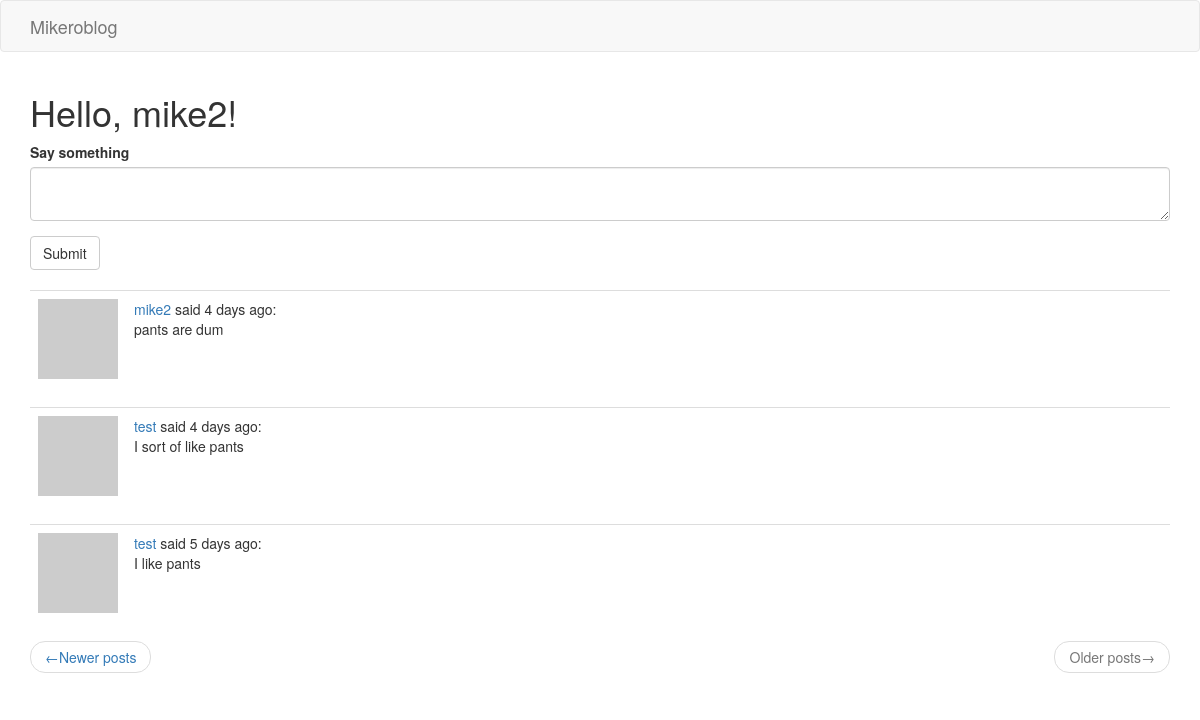
The app's page /index?page=2 (signed in) with its own data.
### app/models.py (models this page shows, shortened)
class User(UserMixin, db.Model):
    id = db.Column(db.Integer, primary_key=True)
    username = db.Column(db.String(64), index=True, unique=True)
    email = db.Column(db.String(120), index=True, unique=True)
    password_hash = db.Column(db.String(128))
    posts = db.relationship('Post', backref='author', lazy='dynamic')
    about_me = db.Column(db.String(140))
    last_seen = db.Column(db.DateTime, default=datetime.utcnow)
    followed = db.relationship(
        'User',
        secondary=followers,
        primaryjoin=(followers.c.follower_id == id),
        secondaryjoin=(followers.c.followed_id == id),
        backref=db.backref('followers', lazy='dynamic'),
        lazy='dynamic'
    )
    def avatar(self, size):
        digest = md5(self.email.lower().encode('utf-8')).hexdigest()
        return f'https://www.gravatar.com/avatar/{digest}?d=identicon&s={size}'
    def followed_posts(self):
        followed = Post.query.join(
            followers,
            (followers.c.followed_id == Post.user_id)).filter(
                followers.c.follower_id == self.id)
        own = Post.query.filter_by(user_id=self.id)
        return followed.union(own).order_by(Post.timestamp.desc())

class Post(db.Model):
    id = db.Column(db.Integer, primary_key=True)
    body = db.Column(db.String(140))
    timestamp = db.Column(db.DateTime, index=True, default=datetime.utcnow)
    user_id = db.Column(db.Integer, db.ForeignKey('user.id'))

### app/routes.py (the view)
@flask_app.route('/', methods=['GET', 'POST'])
@flask_app.route('/index', methods=['GET', 'POST'])
@login_required
def index():
    form = PostForm()
    if form.validate_on_submit():
        post = Post(body=form.post.data, author=current_user)
        db.session.add(post)
        db.session.commit()
        flash('Your post is now live!')
        return redirect(url_for('index'))
    page = request.args.get('page', 1, type=int)
    posts = current_user.followed_posts().paginate(
        page, flask_app.config['POSTS_PER_PAGE'], False)
    next_url = url_for('index', page=posts.next_num) \
        if posts.has_next else None
    prev_url = url_for('index', page=posts.prev_num) \
        if posts.has_prev else None
    return render_template('index.html', title='Home', posts=posts.items,
                           form=form, next_url=next_url, prev_url=prev_url)

### app/forms.py
class PostForm(FlaskForm):
    post = TextAreaField('Say something', validators=[
        DataRequired(), Length(min=1, max=140)])
    submit = SubmitField('Submit')

### app/models.py (called while the page is built)
@login.user_loader
def load_user(id):
    return User.query.get(int(id))

### app/routes.py (called while the page is built)
@flask_app.before_request
def before_request():
    if current_user.is_authenticated:
        current_user.last_seen = datetime.utcnow()
        db.session.commit()

### app/templates/index.html
{% extends 'base.html' %}
{% import 'bootstrap/wtf.html' as wtf %}
{% block app_content %}
    <h1>Hello, {{ current_user.username }}!</h1>
    {% if form %}
        {{ wtf.quick_form(form) }}
        <br>
    {% endif %}
    {% for post in posts %}
        {% include '_post.html' %}
    {% endfor %}
    <nav aria-label='...'>
        <ul class='pager'>
            <li class='previous{% if not prev_url %} disabled{% endif %}'>
                <a href='{{ prev_url or "#" }}'>
                    <span aria-hidden='true'>&larr;</span>Newer posts
                </a>
            </li>
            <li class='next{% if not next_url %} disabled{% endif %}'>
                <a href='{{ next_url or "#" }}'>
                    Older posts<span aria-hidden='true'>&rarr;</span>
                </a>
            </li>
        </ul>
    </nav>
{% endblock %}

### app/templates/_post.html
<table class='table table-hover'>
    <tr>
        <td width='70px'>
            <a href='{{ url_for('user', username=post.author.username) }}'>
                <img src='{{ post.author.avatar(70) }}'>
            </a>
        </td>
        <td>
            <a href='{{ url_for('user', username=post.author.username) }}'>
                {{ post.author.username }}
            </a>
            said {{ moment(post.timestamp).fromNow() }}:
            <br>
            {{ post.body }}
        </td>
    </tr>
</table>

### records on screen
User: username "mike2"
Post: author.username "mike2", timestamp "4 days ago", body "pants are dum"
Post: author.username "test", timestamp "4 days ago", body "I sort of like pants"
Post: author.username "test", timestamp "5 days ago", body "I like pants"
